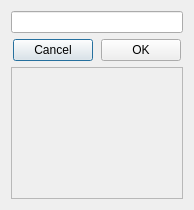
<?xml version="1.0" encoding="UTF-8"?>
<ui version="4.0">
 <class>Dialog</class>
 <widget class="QDialog" name="Dialog">
  <property name="geometry">
   <rect>
    <x>0</x>
    <y>0</y>
    <width>194</width>
    <height>210</height>
   </rect>
  </property>
  <property name="windowTitle">
   <string>Labelme</string>
  </property>
  <layout class="QVBoxLayout" name="verticalLayout">
   <item>
    <widget class="QLineEdit" name="newlabel"/>
   </item>
   <item>
    <layout class="QHBoxLayout" name="horizontalLayout" stretch="0,3,0,3,0">
     <item>
      <spacer name="horizontalSpacer_2">
       <property name="orientation">
        <enum>Qt::Horizontal</enum>
       </property>
       <property name="sizeHint" stdset="0">
        <size>
         <width>40</width>
         <height>20</height>
        </size>
       </property>
      </spacer>
     </item>
     <item>
      <widget class="QPushButton" name="CancelButton">
       <property name="text">
        <string>Cancel</string>
       </property>
      </widget>
     </item>
     <item>
      <spacer name="horizontalSpacer">
       <property name="orientation">
        <enum>Qt::Horizontal</enum>
       </property>
       <property name="sizeHint" stdset="0">
        <size>
         <width>40</width>
         <height>20</height>
        </size>
       </property>
      </spacer>
     </item>
     <item>
      <widget class="QPushButton" name="OkButton">
       <property name="text">
        <string>OK</string>
       </property>
      </widget>
     </item>
     <item>
      <spacer name="horizontalSpacer_3">
       <property name="orientation">
        <enum>Qt::Horizontal</enum>
       </property>
       <property name="sizeHint" stdset="0">
        <size>
         <width>40</width>
         <height>20</height>
        </size>
       </property>
      </spacer>
     </item>
    </layout>
   </item>
   <item>
    <widget class="QScrollArea" name="labelScroll">
     <property name="widgetResizable">
      <bool>true</bool>
     </property>
     <widget class="QWidget" name="scrollAreaWidgetContents">
      <property name="geometry">
       <rect>
        <x>0</x>
        <y>0</y>
        <width>174</width>
        <height>133</height>
       </rect>
      </property>
     </widget>
    </widget>
   </item>
  </layout>
 </widget>
 <resources/>
 <connections/>
</ui>
